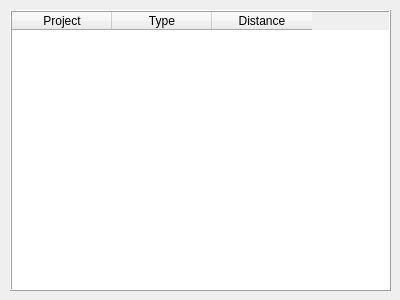
<?xml version="1.0" encoding="UTF-8"?>
<ui version="4.0">
 <class>dialog_impactTable</class>
 <widget class="QDialog" name="dialog_impactTable">
  <property name="geometry">
   <rect>
    <x>0</x>
    <y>0</y>
    <width>400</width>
    <height>300</height>
   </rect>
  </property>
  <property name="windowTitle">
   <string>Dialog</string>
  </property>
  <widget class="QTableWidget" name="table_impact">
   <property name="geometry">
    <rect>
     <x>10</x>
     <y>10</y>
     <width>381</width>
     <height>281</height>
    </rect>
   </property>
   <property name="minimumSize">
    <size>
     <width>381</width>
     <height>0</height>
    </size>
   </property>
   <property name="frameShape">
    <enum>QFrame::Box</enum>
   </property>
   <property name="frameShadow">
    <enum>QFrame::Raised</enum>
   </property>
   <property name="lineWidth">
    <number>1</number>
   </property>
   <property name="alternatingRowColors">
    <bool>true</bool>
   </property>
   <property name="sortingEnabled">
    <bool>true</bool>
   </property>
   <column>
    <property name="text">
     <string>Project</string>
    </property>
   </column>
   <column>
    <property name="text">
     <string>Type</string>
    </property>
   </column>
   <column>
    <property name="text">
     <string>Distance</string>
    </property>
   </column>
  </widget>
 </widget>
 <resources/>
 <connections/>
</ui>
